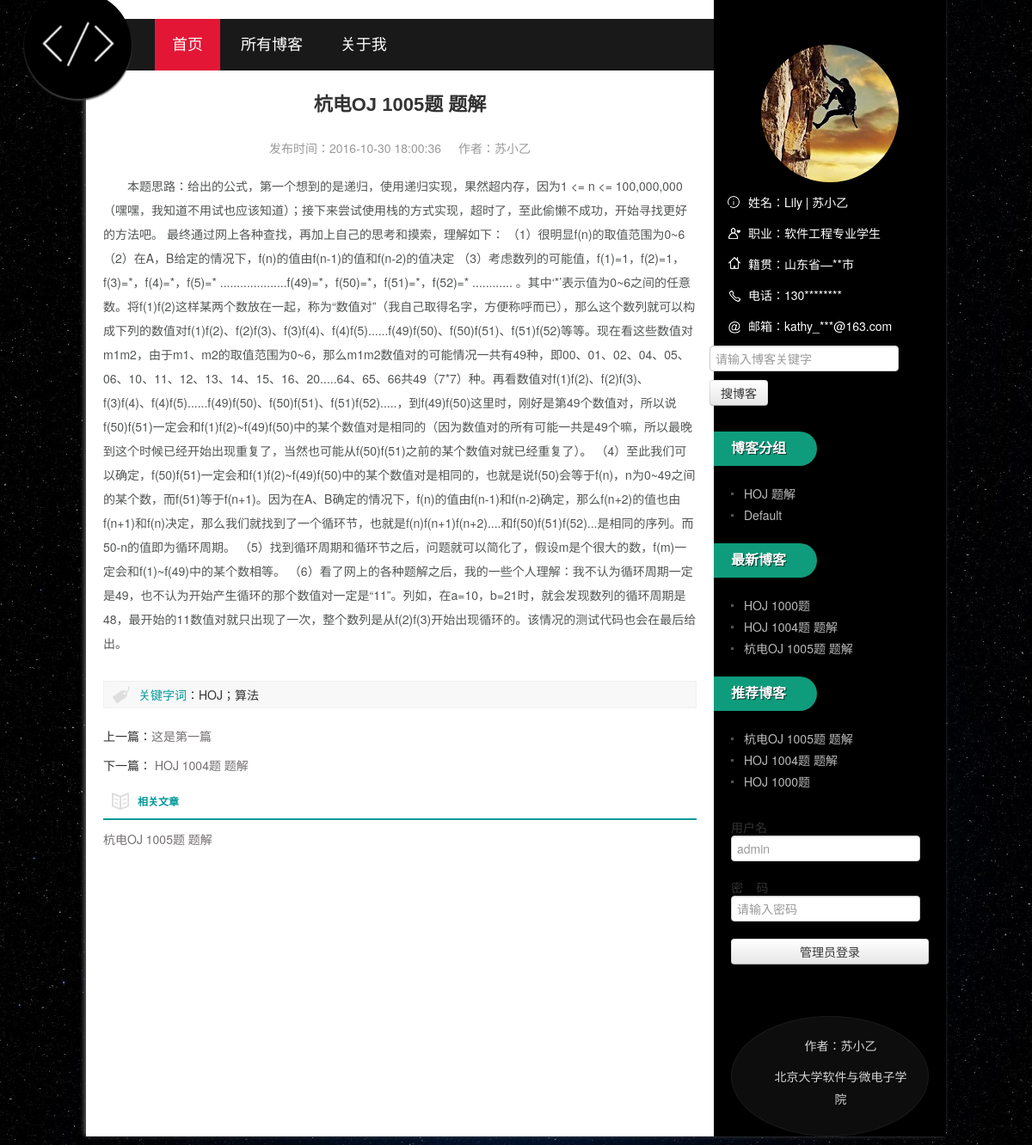
The page /detail?id=1 on the database its author committed.
### blog/models.py (models this page shows, shortened)
class Blog(models.Model):
    name = models.CharField(max_length=256)
    keywords = models.CharField(max_length=256)
    upload_date = models.DateTimeField(auto_now_add=True, editable=True)
    content = models.TextField()
    image = models.ImageField(upload_to='./img')
    group = models.ForeignKey(Group)
    recommend_level = models.IntegerField()
    type = models.IntegerField()  # 1-原创； 2-转载

class Group(models.Model):
    group_name = models.CharField(max_length=256)
    create_date = models.DateTimeField(auto_now_add=True, editable=False)

### blog/views.py (the view)
# urls.py: url(r'^detail$','blog.views.blog_detail', name='detail'),
def blog_detail(request):
    id = request.GET['id']
    b = Blog.objects.get(id=id)
    blog_last = Blog.objects.filter(id__lt=id).order_by('id')
    blog_next = Blog.objects.filter(id__gt=id)
    if blog_last:
        blog_last = blog_last.reverse()[0]
    if blog_next:
        blog_next = blog_next[0]
    group = b.group
    blog_list = Blog.objects.filter(group=group)
    group_list = Group.objects.all()
    new_blog_list = Blog.objects.order_by('-upload_date')[0:5]
    rec_blog_list = Blog.objects.order_by('-recommend_level')[0:5]
    return render(request, 'blog/detail.html', {'blog': b, 'blog_last': blog_last, 'blog_next': blog_next,
                                                'blog_list': blog_list, 'group_list': group_list,
                                                'new_blog_list': new_blog_list, 'rec_blog_list': rec_blog_list})

### blog/templates/blog/detail.html (shortened to what this page needs)
{% extends "blog/base.html" %}
{% load staticfiles %}
{% block extracss %}
<link href="{% static '../../static/css/style.css' %}" rel="stylesheet" />
{% endblock %}
{% block content %}
<div class="ibody">
 {% if blog %}
   <article>
    <div class="index_about">
      <h2 class="c_titile">{{ blog.name }}</h2>
      <p class="box_c"><span class="d_time">发布时间：{{ blog.upload_date|date:"Y-m-d H:i:s" }}</span><span>作者：苏小乙</span></p>
      <ul class="infos">
        <p>{{ blog.content }}</p>
      </ul>
      <div class="keybq">
        <p><span>关键字词</span>：{{ blog.keywords}}</p>
      </div>
      <div class="nextinfo">
        {% if blog_last %}
        <p>上一篇：<a href="/detail?id={{ blog_last.id }}" >{{ blog_last.name }} </a></p>
        {% else %}
        <p>上一篇：<a href="#">这是第一篇</a></p>
        {% endif %}
        {% if blog_next %}
        <p>下一篇：<a href="/detail?id={{ blog_next.id }}">{{ blog_next.name }}</a></p>
        {% else %}
        <p>下一篇：<a href="#">这是最后一篇了</a></p>
        {% endif %}
      </div>
      <div class="otherlink">
        <h2>相关文章</h2>
        <ul>
          {% for blog_temp in blog_list %}
            <li><a href="/detail?id={{ blog_temp.id }}"  title={{ blog_temp.name }}> {{ blog_temp.name }} </a></li>
          {% empty %}
            <p>没有相关文章</p>
          {% endfor %}
        </ul>
      </div>
    </div>
  </article>
  {% else %}
    <p>无法获取博客信息!</p>
  {% endif %}
  </div>
{% endblock %}

### blog/templates/blog/base.html (shortened to what this page needs)
<!doctype html>
<html>
<head>
<link href="../../static/css/base.css" rel="stylesheet">
<link href="../../static/css/index.css" rel="stylesheet">
<link href="../../static/css/media.css" rel="stylesheet">
<link rel="stylesheet"
	href="http://cdn.static.runoob.com/libs/bootstrap/3.3.7/css/bootstrap.min.css">
{% load staticfiles %} {% block extracss %} {% endblock %}
</head>
<body class="bodyBackgroud">
	<div class="ibody">
		<header>
			<h1></h1>
			<div class="logo">
				<a href="/"></a>
			</div>
			<nav id="topnav">
				<a href="/">首页</a>
				<a href='blog'>所有博客</a>
				<a href='about'>关于我</a>
			</nav>
		</header>
		{% block content %} {% endblock %}
		<aside>
			<div class="avatar">
				<a href='about'><span>关于小乙</span></a>
			</div>
			<div class="about_c">
				<p>姓名：Lily | 苏小乙</p>
				<p>职业：软件工程专业学生</p>
				<p>籍贯：山东省—**市</p>
				<p>电话：130********</p>
				<p>邮箱：kathy_***@163.com</p>
			</div>
			<div>
				<div class="row">
					<div class="col-lg-11">
						<div class="input-group" style="margin-left:15px">
							<input id="txtKeyword" type="text" class="form-control" placeholder="请输入博客关键字">
							<span class="input-group-btn">
								<a href="#" id="btnSearch" class="btn btn-default"  type="button"> 搜博客</a>
							</span>
						</div>
					</div>
				</div>
			</div>
			<div class="tj_news">
				<h2>
					<p class="tj_t1">博客分组</p>
				</h2>
				<ul>
					{% for group in group_list %}
						<li><a href="/blog?id={{ group.id }}">{{ group.group_name }}</a></li>
					{% empty %}
						<li><a href="/">暂无博客分组</a></li>
					{% endfor %}
				</ul>
				<h2>
					<p class="tj_t1">最新博客</p>
				</h2>
				<ul>
					{% for blog in new_blog_list %}
						<li><a href="/detail?id={{ blog.id }}">{{ blog.name }}</a></li>
					{% empty %}
						<li><a href="/">暂无最新博客</a></li>
					{% endfor %}
				</ul>
				<h2>
					<p class="tj_t1">推荐博客</p>
				</h2>
				<ul>
					{% for blog in rec_blog_list %}
						<li><a href="/detail?id={{ blog.id }}">{{ blog.name }}</a></li>
					{% empty %}
						<li><a href="/">暂无推荐博客</a></li>
					{% endfor %}
				</ul>
			</div>
			<div id="logIn" class="bdsharebuttonbox marginTop"
				style="margin-top: 30px">
				<div class="input-group marginTop">
					<span class="input-group-addon">用户名</span>
					<input id="userName" type="text" class="form-control" placeholder="admin">
				</div>
				<div class="input-group marginTop">
					<span class="input-group-addon">密&nbsp;&nbsp;&nbsp;&nbsp;码</span>
					<input type="password" id="password" class="form-control" placeholder="请输入密码">
				</div>
				<button id="btnLogin" type="submit"
					class="btn btn-default marginTop btnLogin">管理员登录</button>
			</div>
			<div class="copyright">
				<ul>
					<p>
						<a href="/">作者：苏小乙</a>
					</p>
					<p>北京大学软件与微电子学院</p>
				</ul>
			</div>
		</aside>
	</div>
</body>
</html>

### static/css/base.css (style rules this page uses)
* { margin: 0; padding: 0 }
body { font: 12px "����", Arial, Helvetica, sans-serif; background: #f5f5f5 }
ul { list-style: none; }
h1, h2, h3, h4, h5, h6 { font-size: 100%; font-weight: normal; }
.bodyBackgroud { background: url(../images/bg8.jpg) repeat-y; background-size: 100%; width:100; height:100%; margin-top:-20px; }
a { outline: none; }
a:link, a:visited { text-decoration: none; }
.ibody { background: url(../images/bg.png) repeat-y; width: 1000px; margin: auto; box-shadow: -2px -1px 5px #666; }
header { position: relative; width:730px; }
header h1 { padding: 15px 0 0 80px; font-size: 22px; font-family: "Microsoft Yahei", Arial, Helvetica, sans-serif; }
.logo { background: url(../images/logo.png) no-repeat #000 center; width: 125px; height: 125px; border-radius: 50%; position: absolute; left: -72px; top: 40px; box-shadow: 0px 2px 2px #414141; margin-top:-40px; }
.logo a { width: 100%; height: 100%; display: block }
nav { background: rgba(0,0,0,0.9); height: 48px; line-height: 48px; padding-left: 80px; filter: progid:DXImageTransform.Microsoft.gradient(gradientType = 0, startColorstr = #3333333, endColorstr = #3333333); }
nav a { display: inline-block; font-size: 18px; font-family: "Microsoft Yahei", Arial, Helvetica, sans-serif; color: #FFF; padding: 0 20px; -webkit-transition: all 1s; -moz-transition: all 1s; -o-transition: all 1s; transition: all 1s; }
#topnav { height:60px; line-height:60px; margin-top:17px; }
#topnav_current { background: #e41635 }
article { width: 73%; float: left; }
aside { width: 27%; float: right; margin-top:-40px }
.copyright { background: #0d0d0d; border-radius: 50%; text-align: center; color: #d8d8d8; padding: 20px; margin: 60px 20px 0 20px; border: #1b1a1a 1px solid; }
.copyright p { line-height: 26px; text-shadow: #000 1px 1px 1px }
.copyright p a { color: #d8d8d8; }
.marginTop { margin-top:10px; }
.btnLogin { width:100%; }

### static/css/index.css (style rules this page uses)
.avatar { margin: 10px auto; width: 160px; height: 160px; border-radius: 100%; overflow: hidden; }
.avatar a { display: block; padding-top: 100px; width: 160px; background: url(../images/photos.jpg) no-repeat; background-size: 160px 160px; }
.about_c { margin: 10px 0; color: #fff; line-height: 26px; }
.about_c p:first-child, .about_c p:nth-child(2), .about_c p:nth-child(3), .about_c p:nth-child(4), .about_c p:last-child { background: url(../images/about_c.png) no-repeat; }
.about_c p:first-child { background-position: 15px 6px; }
.about_c p:nth-child(2) { background-position: 15px -20px }
.about_c p:nth-child(3) { background-position: 15px -48px }
.about_c p:nth-child(4) { background-position: 15px -70px }
.about_c p:last-child { background-position: 15px -97px }
.about_c p { display: block; padding-left: 40px; }
.bdsharebuttonbox { margin: 20px; clear: both; }
.tj_news { margin-top:30px; }
.tj_news h2, .links h2 { font-size: 16px; font-family: "Microsoft Yahei", Arial, Helvetica, sans-serif; color: #FFF; }
.tj_news h2 p, .links h2 p { height: 40px; line-height: 40px; width: 100px; padding: 0 0 0 20px; border-radius: 0 20px 20px 0; text-shadow: rgba(0,0,0,.65) 1px 1px; }
.tj_t1 { background: #0f9c7c }
.tj_news ul { margin: 20px 0 20px 20px }
.tj_news ul li { height: 25px; line-height: 25px; clear: both; padding-left: 5px; overflow: hidden; padding-left: 15px; background: url(../images/li.jpg) no-repeat left center; }
.tj_news ul li a, .links ul li a { color: #bbbbbb; }

### static/css/style.css (style rules this page uses)
.index_about { margin: 20px }
.c_titile { font-size: 22px; margin: 20px 0; text-align: center; font-family: "Microsoft Yahei", Arial, Helvetica, sans-serif; }
.box_c { color: #999; text-align: center }
.box_c span { margin: 0 10px; }
ul.infos { overflow: hidden; margin: 20px 0; line-height: 28px; font-size: 14px; text-indent: 2em; color: #525554 }
ul.infos p { margin-bottom: 10px }
.keybq { background: url(../images/6264.png) no-repeat 10px center #F8F8F8; line-height: 30px; height: 30px; padding-left: 40px; border: 1px solid #F0F0F0; margin: 20px 0; }
.keybq span { color: #099 }
.nextinfo { line-height: 24px; }
.nextinfo a, .otherlink li a { color: #756f71 }
.otherlink h2 { border-bottom: #099 2px solid; line-height: 40px; font-size: 12px; background: url(../images/5794.png) 10px center no-repeat; padding-left: 40px; color: #099 }
.otherlink ul { margin: 10px 0 }
.otherlink li { line-height: 24px; height: 24px; display: block; width: 290px; float: left; overflow: hidden; margin-right: 30px; }

### rows shown on the page
Blog: name "杭电OJ 1005题 题解", upload_date "2016-10-30 18:00:36", content "本题思路：给出的公式，第一个想到的是递归，使用递归实现，果然超内存，因为1 <= n <= 100,000,000（嘿嘿，我知道不用试也应该知道）；接下来尝试使用栈的方式实现，超时了，至此偷懒不成功，开始寻找更好的方法吧。 最终通过网上各种查找，再加上自己的思考和摸索，理解如下： （1）很明显f(n)的取值范围为0~6 （2）在A，B给定的情况下，f(n)的值由f(n-1)的值和f(n-2)的值决定 （3）考虑数列的可能值，f(1)=1，f(2)=1，f(3)=*，f(4)=*，f(5)=* ....................f(49)=*，f(50)=*，f(51)=*，f(52)=* ............…", keywords "HOJ；算法"
Blog: name "HOJ 1004题 题解"
Group: group_name "HOJ 题解"
Group: group_name "Default"
Blog: name "HOJ 1000题"
